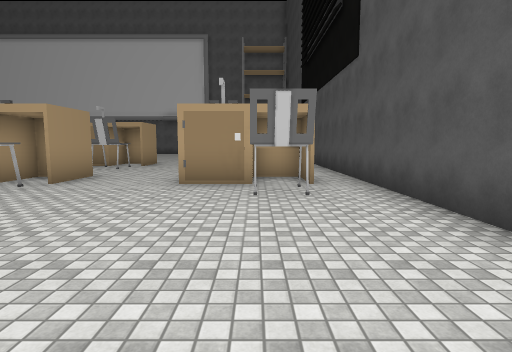
View 1 (above)

24 first-person views from a walk through a scene from a Unity 3-D project. The camera is 1.5 m above the floor, tilts 6° down and sees 80° across. The floor is counted in squares, 2 m on a side. Each view is taken from the middle of a square. On the plan, view 1 faces up. The plan holds only what a view shows up to about 10 squares ahead; the rest is blank. The place goes on beyond the plan. The player character is not drawn. Some surface patterns are stand-ins.

View 2
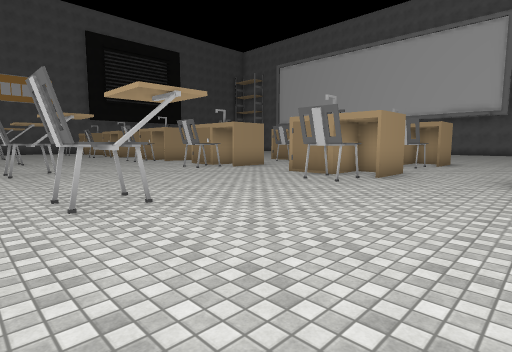

View 3
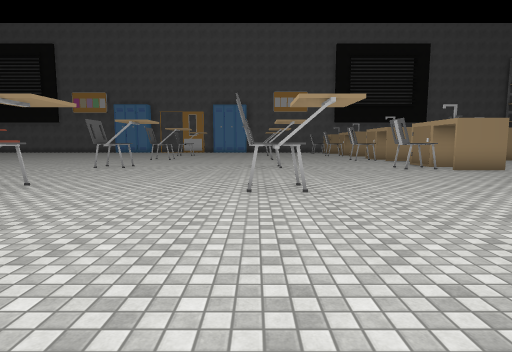

View 4
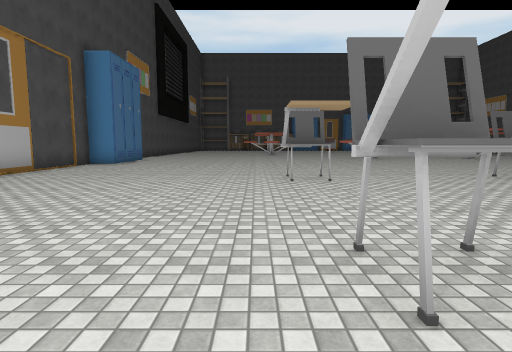

View 5
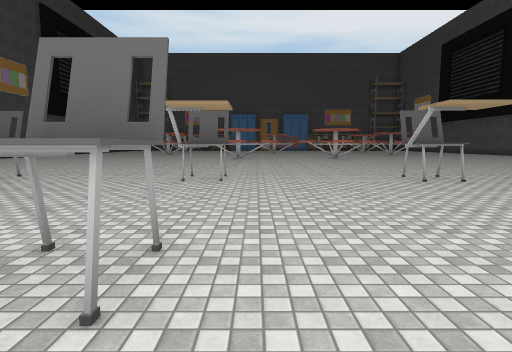

View 6
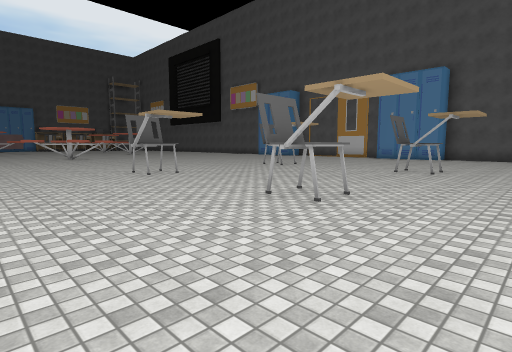

View 7
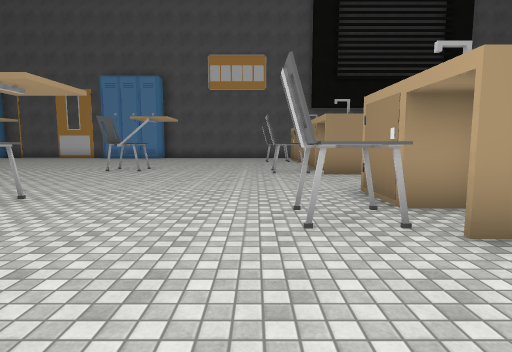

View 8
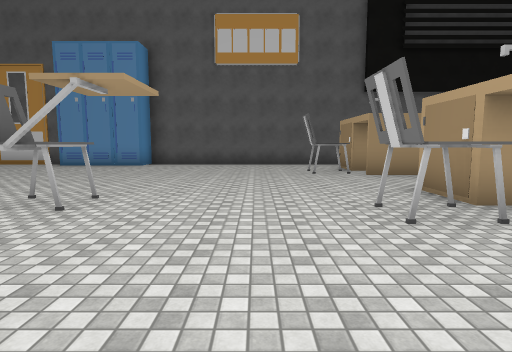

View 9
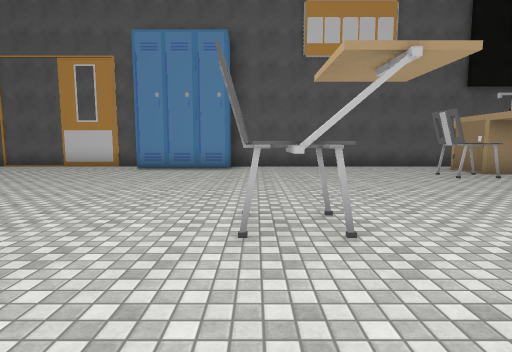

View 10
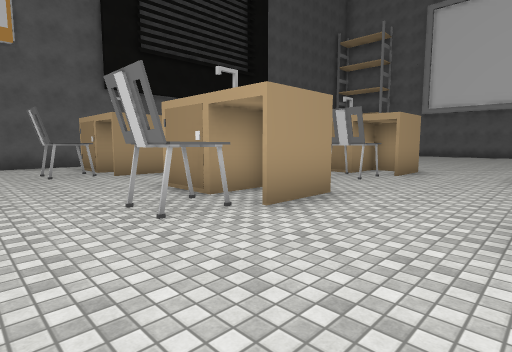

View 11
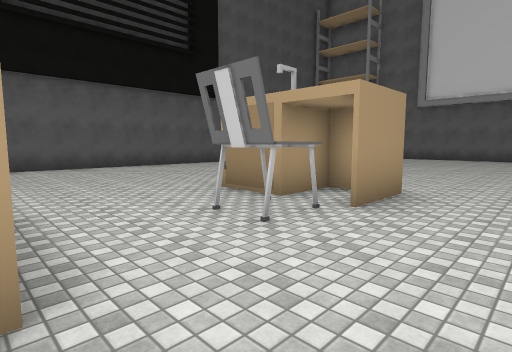

View 12
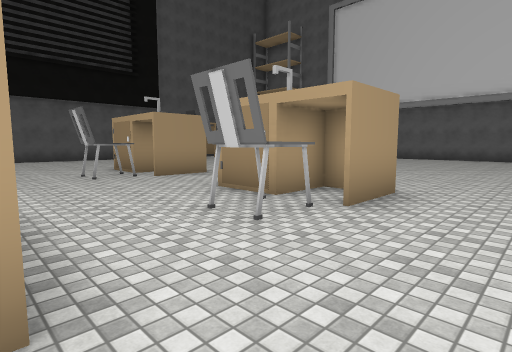

View 13
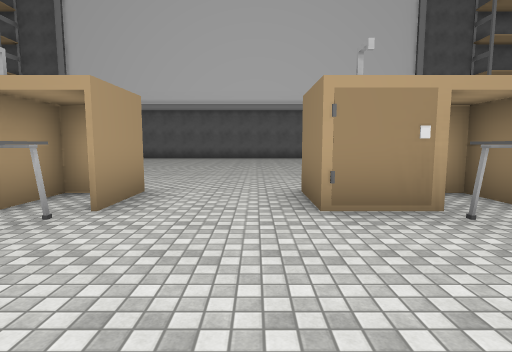

View 14
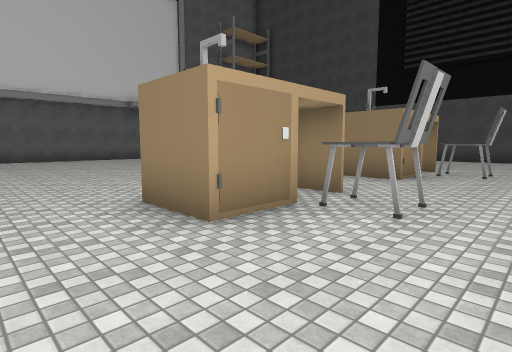

View 15
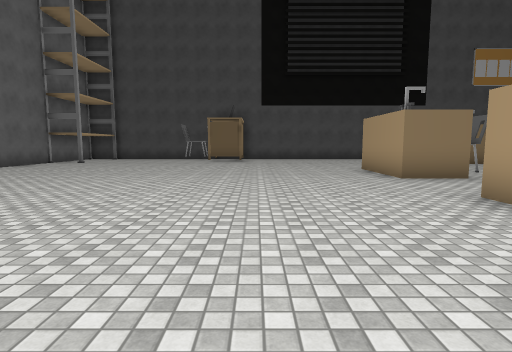

View 16
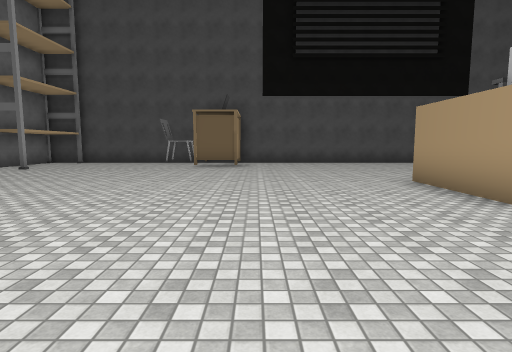

View 17
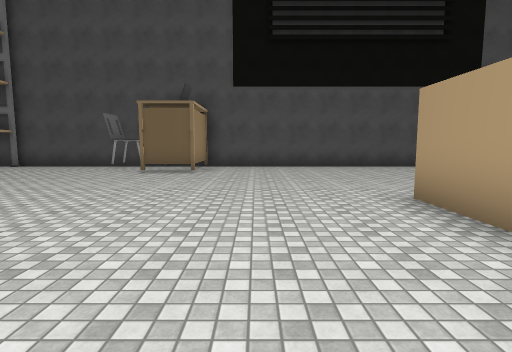

View 18
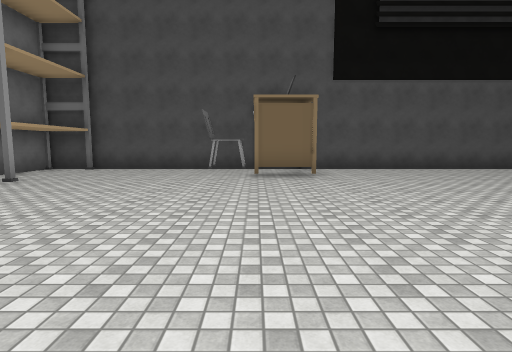

View 19
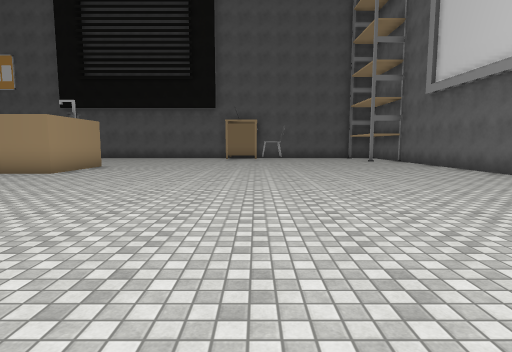

View 20
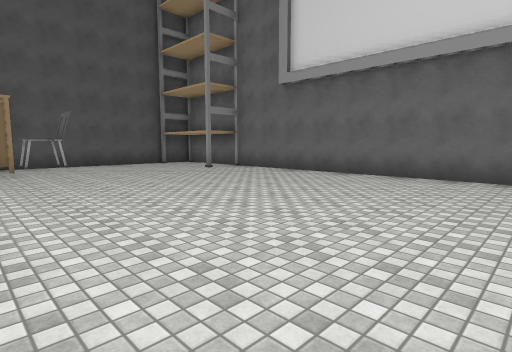

View 21
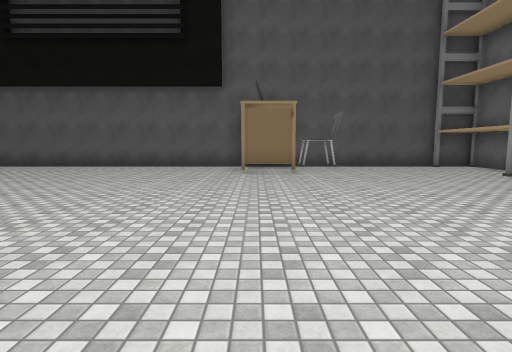

View 22
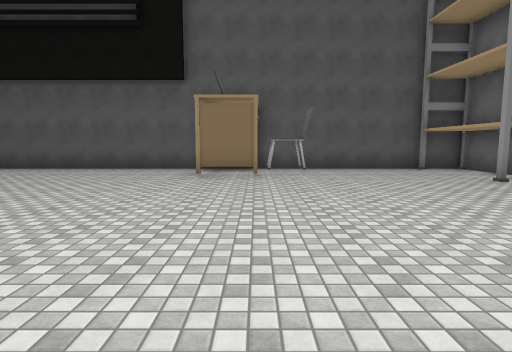

View 23
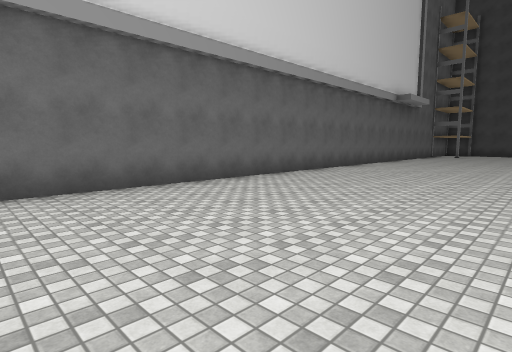

View 24
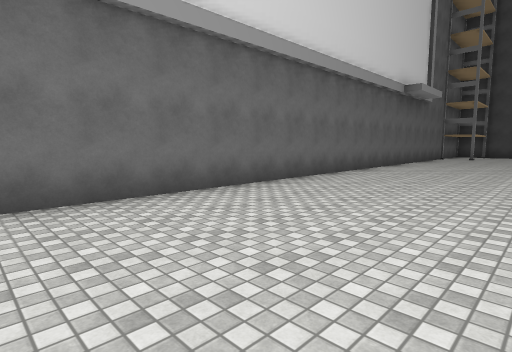

### Floor plan
Points are (right, up) in squares from view 1. A wall is a line through its corners. A room is listed if a view was taken in it or the views show most of it. See-through windows are left out.
Room 1 (views 1, 2, 3, 4, 5, 6, 7, 8, 9, 10)
walls: (-14.5, 5.7) (-16, 5.7); (-19.7, 5.7) (-21.1, 5.7); (-5, 5.7) (-6.4, 5.7); (-24.5, 5.7) (-26, 5.7); (-27.1, -0.8) (-26.4, -0.8) (-26.4, -3.8); (0, 5.7) (-1.5, 5.7); (2.2, 2.5) (2.2, 5.5); (-27.2, 6) (-27.2, 3.9); (2.2, -8.1) (2.2, -5.2)
ways out: opening at (-27, 6.5) to room 2; opening at (-22.5, 6.5) to room 2; opening at (-17.5, 6.5) to room 2; opening at (-12, 6.5) to room 2; opening at (-7.5, 6.5) to room 2; opening at (-2.5, 6.5) to room 2; opening at (2, 6.5) to room 2
objects: chair (-24, 5); other object (-20, -5) to (-20, -4); desk (-20, 0); chair (-19, 5); other object (-15, -5) to (-14, -4); other object (-15, 0) to (-14, 0); chair (-14, 5); other object (-10, -5) to (-10, -4); other object (-10, 0); chair (-10, 5) to (-9, 5); other object (-5, -5) to (-5, -4); other object (-5, 0); chair (-5, 5) to (-4, 5); chair (0, 5) to (1, 5)
Room 2 (views 11, 12, 13, 14, 15, 16, 17, 18, 19, 20, 21, 22, 23, 24)
walls: (-13.8, 11.9) (-13.8, 10.4); (-14.5, 11.6) (-14.9, 11.6); (-9.2, 11.8) (-8.6, 11.8); (-10.8, 10.4) (-11.3, 10.4) (-11.3, 11.9); (-15.6, 10.4) (-16.4, 10.4); (-5.8, 10.4) (-6.4, 10.4) (-6.4, 11.8) (-3.8, 11.8); (-19.1, 11.6) (-19.8, 11.6) (-19.8, 10.4); (-13.4, 7.2) (-13.4, 5.6); (-8.7, 7.2) (-8.7, 5.6); (-9.9, 6.5) (-9.9, 5.6); (-8, 23.2) (-23, 23.2); (-21.1, 11.8) (-18.7, 11.8) (-18.7, 10.4); (-20.6, 10.4) (-21.2, 10.4); (-18.5, 7.2) (-18.5, 5.6); (-19.7, 6.9) (-19.7, 5.7); (-3.8, 7.2) (-3.8, 5.6); (-25.1, 17.1) (-25.1, 15.6); (-23.4, 7) (-23.4, 5.6); (2, 15.6) (0, 15.6) (0, 17.1); (2.2, 17) (2.2, 23.2) (-0.2, 23.2); (-24.5, 6.4) (-24.5, 5.7); (-27.2, 15.2) (-27.2, 8); (-25.4, 23.2) (-27.2, 23.2) (-27.2, 17); (2.2, 5.5) (2.2, 15.3)
ways out: opening at (-27, 6.5) to room 1; opening at (-22.5, 6.5) to room 1; opening at (-17.5, 6.5) to room 1; opening at (-12, 6.5) to room 1; opening at (-7.5, 6.5) to room 1; opening at (-2.5, 6.5) to room 1; opening at (2, 6.5) to room 1; gap at (-24, 23); gap at (-1, 23)
objects: chair (-26, 17) to (-26, 18); chair (-20, 9) to (-19, 10); chair (-15, 9) to (-14, 10); chair (-10, 9) to (-9, 10); chair (-5, 9) to (-4, 10); chair (1, 17) to (1, 18)

Where each view was taken, in squares from view 1:
view 1: 0 up, 0 right, facing up
view 2: 1 down, 1 left, facing up-left
view 3: 0 up, 0 right, facing left
view 4: 2 up, 4 left, facing down
view 5: 2 up, 11 left, facing down
view 6: 3 up, 11 left, facing down-left
view 7: 4 up, 11 left, facing left
view 8: 3 up, 16 left, facing left
view 9: 0 up, 17 left, facing left
view 10: 3 up, 16 left, facing up-left
view 11: 7 up, 17 left, facing up-left
view 12: 7 up, 12 left, facing up-left
view 13: 7 up, 12 left, facing up
view 14: 8 up, 13 left, facing up-right
view 15: 15 up, 13 left, facing right
view 16: 15 up, 10 left, facing right
view 17: 14 up, 8 left, facing right
view 18: 17 up, 7 left, facing right
view 19: 17 up, 11 left, facing left
view 20: 16 up, 16 left, facing up-left
view 21: 16 up, 17 left, facing left
view 22: 17 up, 18 left, facing left
view 23: 18 up, 20 left, facing up-right
view 24: 19 up, 18 left, facing up-right
